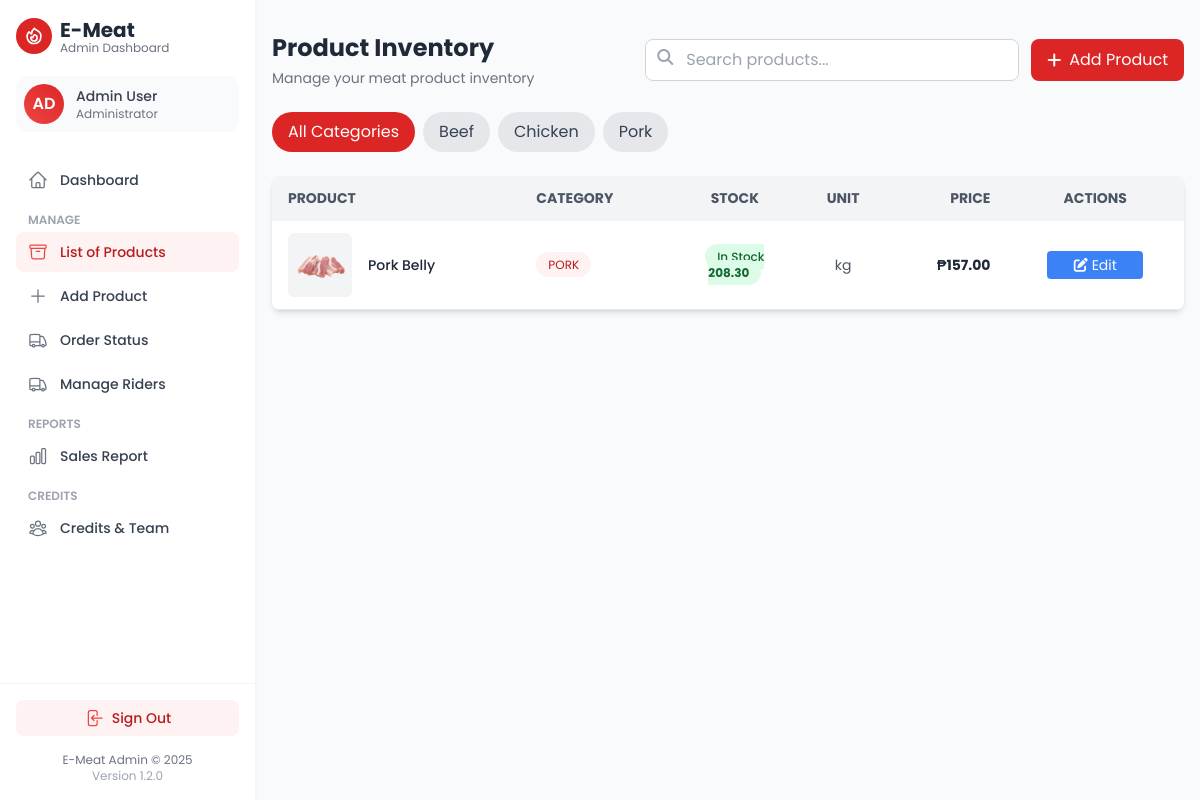
/admin/product_list.php (signed in), run on the app's committed database.
### tables this page shows
CREATE TABLE `meat_category` (
  `MEAT_CATEGORY_ID` int(11) NOT NULL,
  `MEAT_NAME` varchar(10) NOT NULL
);

CREATE TABLE `meat_part` (
  `MEAT_PART_ID` int(11) NOT NULL,
  `APP_USER_ID` int(11) NOT NULL,
  `MEAT_CATEGORY_ID` int(11) NOT NULL,
  `MEAT_PART_NAME` varchar(25) NOT NULL,
  `MEAT_PART_PHOTO` varchar(20) NOT NULL,
  `QTY_AVAILABLE` decimal(10,2) NOT NULL,
  `UNIT_OF_MEASURE` varchar(10) NOT NULL,
  `UNIT_PRICE` decimal(15,2) NOT NULL,
  `LAST_UPDATED` timestamp NOT NULL DEFAULT current_timestamp() ON UPDATE current_timestamp()
);

### admin/product_list.php (the view, shortened to what this page needs)
<?php
include('new_include/sidebar.php');
include('../connection/config.php');
try {
    $stmt = $conn->prepare("CALL GetAllMeatProducts()");
    $stmt->execute();
    $result = $stmt->get_result();
    $conn->next_result();
    $cat_stmt = $conn->prepare("CALL GetAllMeatCategories()");
    $cat_stmt->execute();
    $categories = $cat_stmt->get_result();
} catch (Exception $e) {
    error_log("Error fetching product data: " . $e->getMessage());
    $error_message = "Unable to load product data. Please try again later.";
}
?>
<!DOCTYPE html>
<html lang="en">
<head>
    <script src="https://cdn.tailwindcss.com"></script>
    <link rel="stylesheet" href="https://cdnjs.cloudflare.com/ajax/libs/font-awesome/6.4.0/css/all.min.css">
</head>
<body class="bg-gray-50">
    <div class="pl-0 lg:pl-64 transition-all duration-300 min-h-screen">
        <div class="container mx-auto px-4 py-8">
            <div class="flex flex-col md:flex-row justify-between items-center mb-6">
                <div>
                    <h1 class="text-2xl font-bold text-gray-800">Product Inventory</h1>
                    <p class="text-gray-500 text-sm mt-1">Manage your meat product inventory</p>
                </div>
                <div class="mt-4 md:mt-0 flex flex-wrap gap-3">
                    <div class="relative">
                        <input id="searchInput" type="text" placeholder="Search products..."
                               class="pl-10 pr-4 py-2 rounded-lg border border-gray-300 focus:ring-2 focus:ring-red-500 focus:border-red-500 outline-none">
                        <div class="absolute left-3 top-2.5 text-gray-400">
                            <i class="fas fa-search"></i>
                        </div>
                    </div>
                    <a href="add_product.php" class="bg-red-600 hover:bg-red-700 text-white px-4 py-2 rounded-lg flex items-center gap-2">
                        <i class="fas fa-plus"></i>
                        <span>Add Product</span>
                    </a>
                </div>
            </div>
            <div class="mb-6 flex flex-wrap gap-2">
                <button class="category-filter active px-4 py-2 rounded-full bg-red-600 text-white hover:bg-red-700 transition-all" data-category="all">
                    All Categories
                </button>
                <?php if (isset($categories) && $categories->num_rows > 0): ?>
                    <?php while($cat = $categories->fetch_assoc()): ?>
                        <button class="category-filter px-4 py-2 rounded-full bg-gray-200 text-gray-700 hover:bg-gray-300 transition-all"
                                data-category="<?= $cat['MEAT_CATEGORY_ID'] ?>">
                            <?= ucfirst(strtolower($cat['MEAT_NAME'])) ?>
                        </button>
                    <?php endwhile; ?>
                <?php endif; ?>
            </div>
            <div class="bg-white shadow-md rounded-lg overflow-hidden">
                <div class="overflow-x-auto">
                    <div class="max-h-[400px] overflow-y-auto">
                        <table class="w-full">
                            <thead class="sticky top-0 z-10">
                                <tr class="bg-gray-100 text-gray-600 uppercase text-sm leading-normal">
                                    <th class="py-3 px-4 text-left">Product</th>
                                    <th class="py-3 px-4 text-left">Category</th>
                                    <th class="py-3 px-4 text-center">Stock</th>
                                    <th class="py-3 px-4 text-center">Unit</th>
                                    <th class="py-3 px-4 text-right">Price</th>
                                    <th class="py-3 px-4 text-center">Actions</th>
                                </tr>
                            </thead>
                            <tbody class="text-gray-600 text-sm">
                                <?php
                                if (isset($result) && $result->num_rows > 0) {
                                    while($row = $result->fetch_assoc()) {
                                        $stockClass = '';
                                        $stockText = '';
                                        if ($row['QTY_AVAILABLE'] <= 0) {
                                            $stockClass = 'bg-red-100 text-red-800';
                                            $stockText = 'Out of Stock';
                                        } elseif ($row['QTY_AVAILABLE'] <= 5) {
                                            $stockClass = 'bg-yellow-100 text-yellow-800';
                                            $stockText = 'Low Stock';
                                        } else {
                                            $stockClass = 'bg-green-100 text-green-800';
                                            $stockText = 'In Stock';
                                        }
                                ?>
                                    <tr class="table-row border-b border-gray-200 hover:bg-gray-50 transition-all" data-category="<?= $row['MEAT_CATEGORY_ID'] ?>">
                                        <td class="py-3 px-4 flex items-center">
                                            <div class="flex-shrink-0 h-16 w-16 rounded-md overflow-hidden bg-gray-100 mr-4">
                                                <img class="h-full w-full object-cover"
                                                    src="../website/IMAGES/MEATS/<?= $row['MEAT_PART_PHOTO'] ?>"
                                                    alt="<?= $row['MEAT_PART_NAME'] ?>">
                                            </div>
                                            <div>
                                                <p class="font-medium text-gray-800"><?= $row['MEAT_PART_NAME'] ?></p>
                                            </div>
                                        </td>
                                        <td class="py-3 px-4">
                                            <span class="bg-red-50 text-red-700 py-1 px-3 rounded-full text-xs">
                                                <?= $row['MEAT_NAME'] ?>
                                            </span>
                                        </td>
                                        <td class="py-3 px-4 text-center">
                                            <span class="<?= $stockClass ?> py-1 px-3 rounded-full text-xs font-medium">
                                                <?= $stockText ?><br>
                                                <span class="font-bold"><?= $row['QTY_AVAILABLE'] ?></span>
                                            </span>
                                        </td>
                                        <td class="py-3 px-4 text-center">
                                            <?= $row['UNIT_OF_MEASURE'] ?>
                                        </td>
                                        <td class="py-3 px-4 text-right font-bold text-gray-800">
                                            ₱<?= number_format($row['UNIT_PRICE'], 2) ?>
                                        </td>
                                        <td class="py-3 px-4 text-center">
                                            <a href="edit_product.php?id=<?= $row['MEAT_PART_ID'] ?>"
                                            class="bg-blue-500 hover:bg-blue-600 text-white py-1 px-3 rounded flex items-center justify-center gap-1 mx-auto w-24 transition-all">
                                                <i class="fas fa-edit"></i> Edit
                                            </a>
                                        </td>
                                    </tr>
                                <?php
                                    }
                                }
                                ?>
                            </tbody>
                        </table>
                    </div>
                </div>
            </div>
        </div>
    </div>
</body>
</html>

### data on the page
meat_category: MEAT_NAME "Beef"
meat_category: MEAT_NAME "Chicken"
meat_category: MEAT_NAME "Pork"
meat_part: MEAT_PART_PHOTO (picture), MEAT_PART_NAME "Pork Belly", MEAT_CATEGORY_ID.MEAT_NAME "PORK", QTY_AVAILABLE "In Stock", QTY_AVAILABLE "208.30", UNIT_OF_MEASURE "kg", UNIT_PRICE "157.00"
